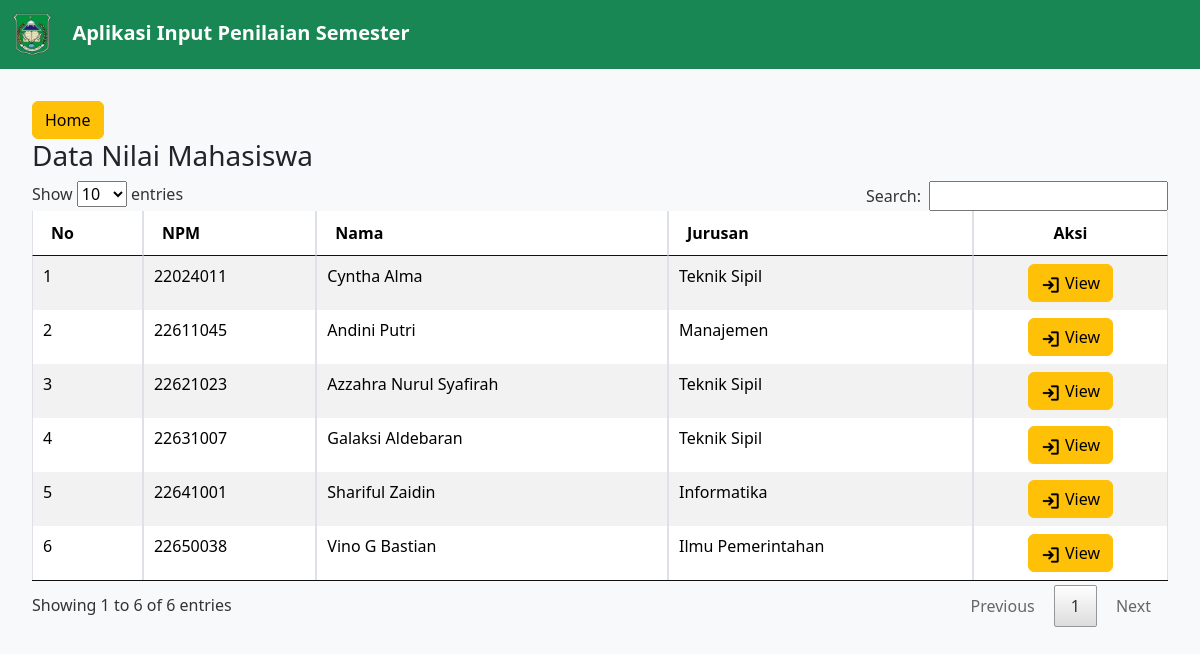
Page /dashboard on the earlier database version.
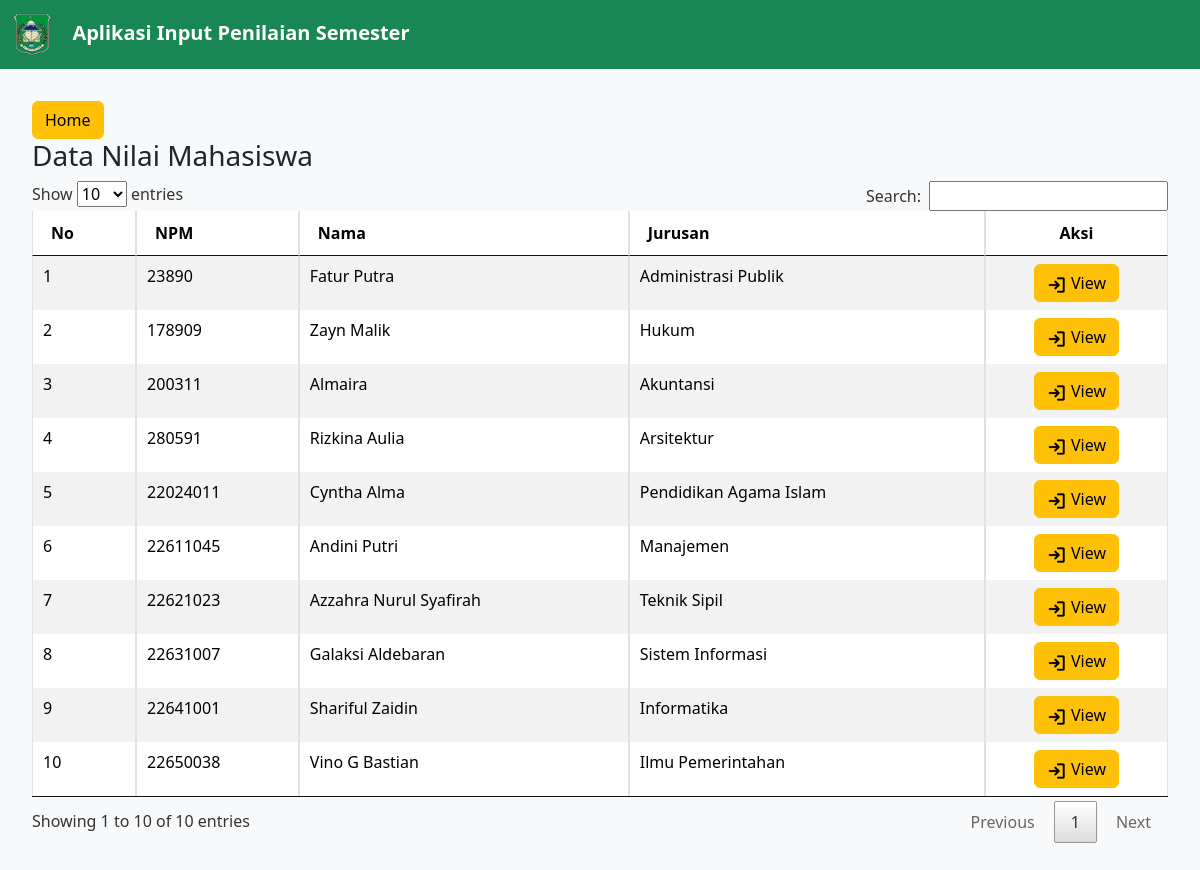
Same page on the later database version.
### tables this page shows
CREATE TABLE `tb_mhs` (
  `npm` int NOT NULL,
  `nama` varchar(50) NOT NULL,
  `kode_jurusan` int NOT NULL
);

CREATE TABLE `tb_jurusan` (
  `kode_jurusan` int NOT NULL,
  `nama_jurusan` varchar(100) NOT NULL
);

### app/core/View.php (called while the page is built, shortened)
<?php
class View
{
    public static function render(string $path, $model = []): void
    {
        require_once __DIR__ . '/../view/Layout/Header.php';
        require_once __DIR__ . '/../view/' . $path . '.php';
        require_once __DIR__ . '/../view/Layout/Footer.php';
    }
}

### app/controller/DashboardController.php (called while the page is built, shortened)
<?php
class DashboardController
{
    private Mahasiswa $mahasiswa;
    public function __construct()
    {
        $this->mahasiswa = new Mahasiswa;
    }
    public function index()
    {
        $data = $this->mahasiswa->findAllMahasiswa();
        View::render("Dashboard/index", [
            "title" => "Dashboard | DNS",
            "data" => $data
        ]);
    }
}

### public/index.php (called while the page is built, shortened)
<?php
Route::run();

### app/model/Mahasiswa.php (called while the page is built, shortened)
<?php
class Mahasiswa
{
    private PDO $pdo;
    public function __construct()
    {
        $this->pdo = Database::getConnection();
    }
    public function findAllMahasiswa()
    {
        try {
            $statement = $this->pdo->prepare("SELECT tb_mhs.npm, tb_mhs.nama, tb_mhs.kode_jurusan, tb_jurusan.nama_jurusan AS jurusan
                                                FROM tb_mhs
                                                JOIN tb_jurusan ON tb_mhs.kode_jurusan = tb_jurusan.kode_jurusan");
            $statement->execute();
            if ($row = $statement->fetchAll()) {
                return $row;
            }
        } finally {
            $statement->closeCursor();
        }
    }
}

### config/database.php (called while the page is built)
<?php
return [
    "dsn" => "mysql:host=localhost;dbname=db_dns",
    "dbuser" => "root",
    "dbpass" => ""
];

### app/database/Database.php (called while the page is built, shortened)
<?php
class Database
{
    private static ?PDO $pdo = null;
    public static function getConnection(): PDO
    {
        if (self::$pdo == null) {
            $config = require_once __DIR__ . '/../../config/database.php';
            self::$pdo = new PDO(
                $config["dsn"],
                $config["dbuser"],
                $config["dbpass"]
            );
        }
        return self::$pdo;
    }
}

### app/view/Dashboard/index.php (the view)
<div class="tabel-container">
<button class="btn btn-warning "><a style="text-decoration:none; color:black;" href="<?= BASEURL ?>">Home</a></button>
	<h3>Data Nilai Mahasiswa</h3>
	<table id="tbldns" class="table table-striped table-bordered" cellspacing="0">
		<thead>
			<tr>
				<th>No</th>
				<th>NPM</th>
				<th>Nama</th>
				<th>Jurusan</th>
				<th class="text-center">Aksi</th>
			</tr>
		</thead>
		<tbody>
			<?php $i = 1; ?>
			<?php foreach ($model["data"] as $mhs) : ?>
				<tr>
					<td><?= $i++ ?></td>
					<td><?= $mhs["npm"] ?></td>
					<td><?= $mhs["nama"] ?></td>
					<td><?= $mhs["jurusan"] ?></td>
					<td class="text-center">
						<a href="<?= BASEURL ?>/dashboard/lihat?npm=<?= $mhs["npm"] ?>"><button type="button" class="btn btn-warning"><img src="<?= BASEURL ?>/assets/image/sign-in.png" style="width:20px;height:auto;"> View</button></a>
					</td>
				</tr>
			<?php endforeach ?>
		</tbody>
	</table>
</div>

### app/core/Route.php (shortened to what this page needs)
<?php
class Route
{
    private static array $routes;
    public static function add(
        string $method,
        string $path,
        array $controller,
        array $middleware = []
    ): void {
        self::$routes[] = [
            "method"        => $method,
            "path"          => $path,
            "controller"    => $controller,
            "middleware"    => $middleware
        ];
    }
    public static function run(): mixed
    {
        $path = "/";
        if (isset($_SERVER["PATH_INFO"]))
            $path = $_SERVER["PATH_INFO"];
        $method = $_SERVER["REQUEST_METHOD"];
        foreach (self::$routes as $route) {
            if ($route["path"] == $path && $route["method"] == $method) {
                $function = $route["controller"][1];
                return (new $controller)->$function();
            }
        }
        return http_response_code(404);
    }
    public static function is(string $path): bool
    {
        return ($_SERVER["PATH_INFO"] ?? "/") == $path;
    }
}

### app/view/Layout/Header.php (shortened to what this page needs)
<!DOCTYPE html>
<html lang="en">
<head>
    <link href="<?= BASEURL ?>/assets/css/bootstrap.min.css" rel="stylesheet">
    <link rel="stylesheet" type="text/css" href="<?= BASEURL ?>/assets/css/jquery.dataTables.css">
    <link rel="stylesheet" href="<?= BASEURL ?>/assets/css/style.css">
    <link rel="stylesheet" href="<?= BASEURL ?>/assets/css/sweetalert2.min.css">
</head>
<body>
    <?php if (!Route::is('/')) : ?>
        <nav class="navbar navbar-expand-sm bg-success navbar-dark">
            <div class="container-fluid">
                <a class="navbar-brand" href="#">
                    <img src="<?= BASEURL ?>/assets/image/logo-uniyap.webp" alt="Logo Uniyap" style="width:40px;">
                    <b> &ensp; Aplikasi Input Penilaian Semester</b>
                </a>
            </div>
        </nav>
    <?php endif; ?>

### app/view/Layout/Footer.php (shortened to what this page needs)
</body>
</html>

### public/assets/css/style.css (style rules this page uses)
body { font-family: 'Segoe UI', Tahoma, Geneva, Verdana, sans-serif; background-color: #f8f9fa; }

### app/view/Layout/Header.php (style rules this page uses)
.tabel-container, .nilai-container { margin: 2em; }

Differences in the rows shown:
added tb_mhs: npm "23890", nama "Fatur Putra", kode_jurusan.nama_jurusan "Administrasi Publik"
added tb_mhs: npm "178909", nama "Zayn Malik", kode_jurusan.nama_jurusan "Hukum"
added tb_mhs: npm "200311", nama "Almaira", kode_jurusan.nama_jurusan "Akuntansi"
added tb_mhs: npm "280591", nama "Rizkina Aulia", kode_jurusan.nama_jurusan "Arsitektur"
changed tb_mhs "Cyntha Alma": kode_jurusan.nama_jurusan "Teknik Sipil" → "Pendidikan Agama Islam"
changed tb_mhs "Galaksi Aldebaran": kode_jurusan.nama_jurusan "Teknik Sipil" → "Sistem Informasi"
Other differences:
text written by a page script: "Show entries Search: Showing 1 to 6 of 6 entries Previous 1 Next" → "Show entries Search: Showing 1 to 10 of 10 entries Previous 1 Next"
